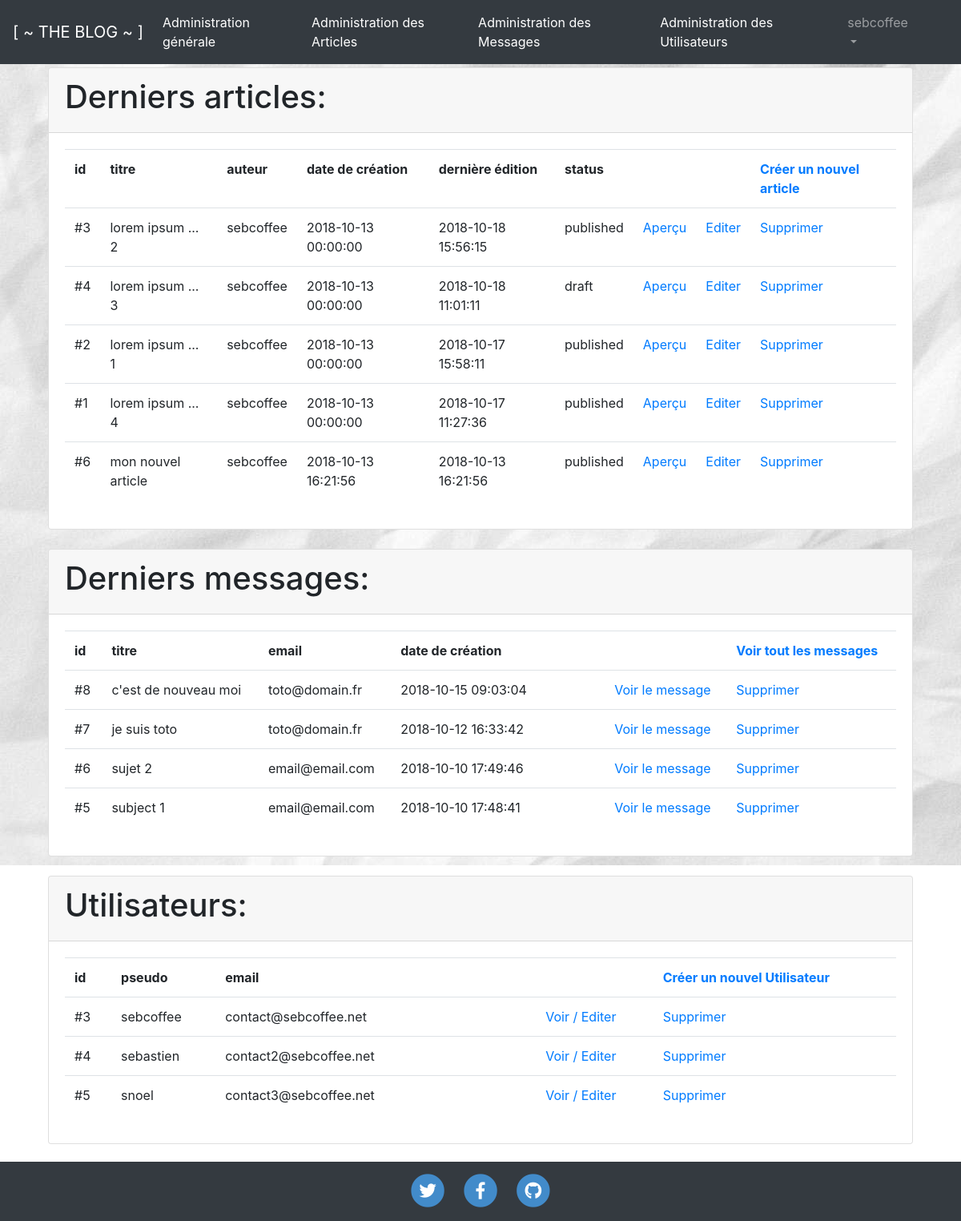
The page /indexAdmin.php (signed in) on the database its author committed.
### tables this page shows
CREATE TABLE `post` (
  `id` int(11) NOT NULL,
  `title` varchar(255) DEFAULT NULL,
  `image` text,
  `content` text,
  `creation_date` datetime NOT NULL,
  `edition_date` datetime NOT NULL,
  `author` varchar(255) NOT NULL,
  `status` varchar(20) NOT NULL
);

CREATE TABLE `contact` (
  `id` int(11) NOT NULL,
  `subject` varchar(255) NOT NULL,
  `email` varchar(255) NOT NULL,
  `message` text NOT NULL,
  `creation_date` datetime NOT NULL
);

CREATE TABLE `user` (
  `id` int(11) NOT NULL,
  `pseudo` varchar(255) NOT NULL,
  `password` text NOT NULL,
  `email` varchar(255) NOT NULL
);

### config/functions.php (called while the page is built, shortened)
<?php
function getLatestPostsForAdmin()
{
    require('connect.php');
    $req = $bdd->prepare('SELECT id, title,edition_date,creation_date,status,author FROM post ORDER BY edition_date DESC LIMIT 5');
    $req->execute();
    $data = $req->fetchAll(PDO::FETCH_OBJ);
    return $data;
}
function getUsers()
{
    require('connect.php');
    $req = $bdd->prepare('SELECT id, pseudo, email FROM user ');
    $req->execute();
    $data = $req->fetchAll(PDO::FETCH_OBJ);
    return $data;
}
function getLatestMessages()
{
    require('connect.php');
    $req = $bdd->prepare('SELECT id, subject,email,creation_date FROM contact ORDER BY creation_date DESC LIMIT 5');
    $req->execute();
    $data = $req->fetchAll(PDO::FETCH_OBJ);
    return $data;
}
?>

### indexAdmin.php (the view, shortened to what this page needs)
<?php
if ($_SESSION['isAdmin'] == true) {
    require_once('config/connect.php');
    require_once('config/functions.php');
    $posts = getLatestPostsForAdmin();
    $msgs = getLatestMessages();
    $users = getUsers();
    require_once('header.php');
    ?>
    <div class="entities-group card">
        <div class="card-header">
            <h1>Derniers articles: </h1>
        </div>
        <div class="card-body">
            <table class="table table-stripped centered">
                <tr>
                    <th>id</th>
                    <th>titre</th>
                    <th>auteur</th>
                    <th>date de création</th>
                    <th>dernière édition</th>
                    <th>status</th>
                    <th></th>
                    <th></th>
                    <th><a href="editPost.php">Créer un nouvel article</a></th>
                </tr>
                <?php foreach ($posts as $post): ?>
                    <tr>
                        <td>#<?= $post->id ?></td>
                        <td><?= $post->title ?></td>
                        <td><?= $post->author ?></td>
                        <td>
                            <time><?= $post->creation_date ?>
                        </td>
                        <td>
                            <time><?= $post->edition_date ?></time>
                        </td>
                        <td><?= $post->status ?></td>
                        <td><a href="javascript:void(0);" data-href="adminViewPost.php?id=<?= $post->id ?>"
                               class="openPopup">Aperçu</a></td>
                        <td><a href="editPost.php?id=<?= $post->id ?>">Editer</a></td>
                        <td><a href="deletePost.php?id=<?= $post->id ?>"
                               onClick="confirm('êtes vous sur de vouloir supprimer ?');">Supprimer</a></td>
                    </tr>
                <?php endforeach; ?>
            </table>
        </div>
    </div>
    <div class="entities-group card special-card ">
        <div class="card-header">
            <h1>Derniers messages: </h1>
        </div>
        <div class="card-body">
            <table class="table table-stripped">
                <tr>
                    <th>id</th>
                    <th>titre</th>
                    <th>email</th>
                    <th>date de création</th>
                    <th></th>
                    <th></th>
                    <th></th>
                    <th></th>
                    <th><a href="contactAdmin.php">Voir tout les messages</a></th>
                </tr>
                <?php foreach ($msgs as $msg): ?>
                    <tr>
                        <td>#<?= $msg->id ?></td>
                        <td><?= $msg->subject ?></td>
                        <td><?= $msg->email ?></td>
                        <td>
                            <time><?= $msg->creation_date ?>
                        </td>
                        <td></td>
                        <td></td>
                        <td></td>
                        <td><a href="javascript:void(0);" data-href="viewMessage.php?id=<?= $msg->id ?>"
                               class="openPopup">Voir le message</a></td>
                        <td>
                            <a href="deleteMessage.php?id=<?= $msg->id ?>"
                               onClick="confirm('êtes vous sur de vouloir supprimer ?');">Supprimer</a>
                        </td>
                    </tr>
                <?php endforeach; ?>
            </table>
        </div>
    </div>
    <div class="entities-group card" style="margin-bottom: 8%">
        <div class="card-header">
            <h1>Utilisateurs: </h1>
        </div>
        <div class="card-body">
            <table class="table table-stripped">
                <tr>
                    <th>id</th>
                    <th>pseudo</th>
                    <th>email</th>
                    <th></th>
                    <th></th>
                    <th></th>
                    <th></th>
                    <th></th>
                    <th><a href="editUser.php">Créer un nouvel Utilisateur</a></th>
                </tr>
                <?php foreach ($users as $user): ?>
                    <tr>
                        <td>#<?= $user->id ?></td>
                        <td><?= $user->pseudo ?></td>
                        <td><?= $user->email ?></td>
                        <td></td>
                        <td></td>
                        <td></td>
                        <td></td>
                        <td><a href="editUser.php?id=<?= $user->id ?>">Voir / Editer</a></td>
                        <td><a href="deleteUser.php?id=<?= $user->id ?>"
                               onClick="confirm('êtes vous sur de vouloir supprimer ?');">Supprimer</a></td>
                    </tr>
                <?php endforeach; ?>
            </table>
        </div>
    </div>
    <?php require_once('footer.php');
} else {
    header('location: login.php');
}
?>

### assets/styles/main.css (style rules this page uses)
.entities-group { width: 90% !important; margin: 2% auto; }
html { position: relative; min-height: 100%; }
body { margin-bottom: 90px; background-image: url("../img/paper.jpg"); background-repeat: no-repeat; background-attachment: fixed; }
.centered { float: none; margin: 0 auto; }

### rows shown on the page
post: id "3", title "lorem ipsum ... 2", author "sebcoffee", creation_date "2018-10-13 00:00:00", edition_date "2018-10-18 15:56:15", status "published"
post: id "4", title "lorem ipsum ... 3", author "sebcoffee", creation_date "2018-10-13 00:00:00", edition_date "2018-10-18 11:01:11", status "draft"
post: id "2", title "lorem ipsum ... 1", author "sebcoffee", creation_date "2018-10-13 00:00:00", edition_date "2018-10-17 15:58:11", status "published"
post: id "1", title "lorem ipsum ... 4", author "sebcoffee", creation_date "2018-10-13 00:00:00", edition_date "2018-10-17 11:27:36", status "published"
post: id "6", title "mon nouvel article", author "sebcoffee", creation_date "2018-10-13 16:21:56", edition_date "2018-10-13 16:21:56", status "published"
contact: id "8", subject "c'est de nouveau moi", email "toto@domain.fr", creation_date "2018-10-15 09:03:04"
contact: id "7", subject "je suis toto", email "toto@domain.fr", creation_date "2018-10-12 16:33:42"
contact: id "6", subject "sujet 2", email "email@email.com", creation_date "2018-10-10 17:49:46"
contact: id "5", subject "subject 1", email "email@email.com", creation_date "2018-10-10 17:48:41"
user: id "3", pseudo "sebcoffee", email "contact@sebcoffee.net"
user: id "4", pseudo "sebastien", email "contact2@sebcoffee.net"
user: id "5", pseudo "snoel", email "contact3@sebcoffee.net"

### other values the page prints
$_SESSION['authUser'] "sebcoffee"
